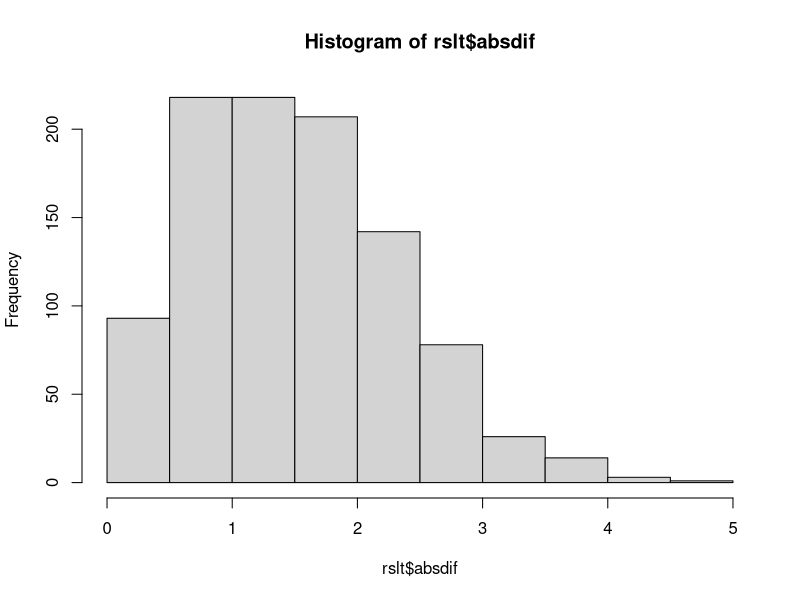
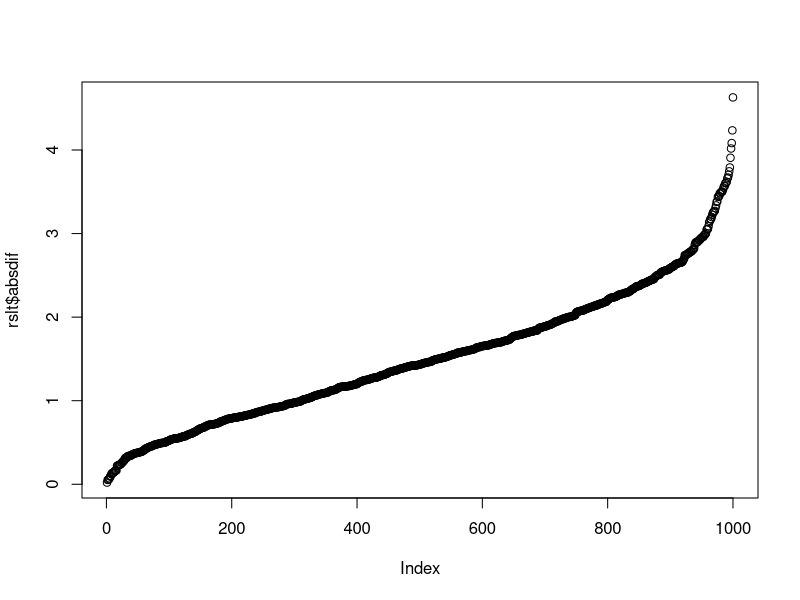

Source code (R) for these figures, in order:

library(dplyr)


mu_x0 <- 100
sd_x0 <- 10
ssize <- 77


rslt <- data.frame(i = as.numeric(), dtot = as.numeric())


for (loop_i in 1:1000){
  
  set.seed(loop_i); x <- rnorm(ssize, mean = mu_x0, sd = sd_x0); 
  mx <- mean(x) 
  sx <- sd(x)
  
  diff_m <- abs(mx - mu_x0)
  diff_s <- abs(sx - sd_x0)
  
  diff_tot <- diff_m + diff_s
  
  rslt[loop_i, 'i'] <- loop_i
  rslt[loop_i, 'dtot'] <- diff_tot
  
}



rslt <- rslt %>% mutate(absdif = abs(dtot - 0))

hist(rslt$absdif)

rslt <- arrange(rslt, absdif)


plot(rslt$absdif)

head(rslt)
use_index <- rslt[1,'i']

print(use_index)
set.seed(use_index); x = rnorm(ssize, mean = mu_x0, sd = sd_x0); mean(x); sd(x)


# END CODE ####################################################################